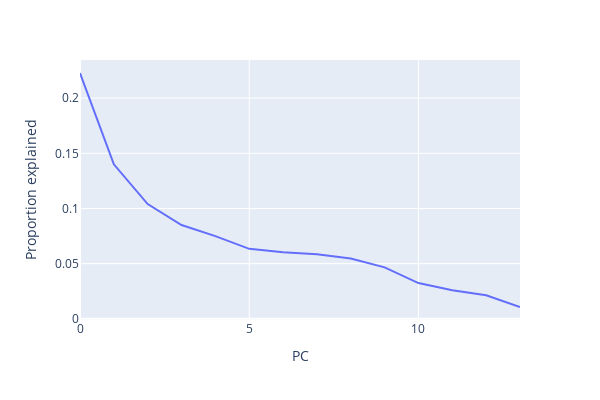

The notebook cell this image was saved under:
### Code cell
px.line(x=np.arange(14),
y=scree_data.iloc[range(14), :].loc[:, 'variability_explained'],
labels={"x": "PC",
"y": "Proportion explained"},
width=600, height=400)

### Figure 1 — Plotly figure (JSON) as saved in the notebook; plotly's stock layout.template omitted (floating-point values rounded to 4 significant figures)
{"data": [{"hovertemplate": "PC=%{x}<br>Proportion explained=%{y}<extra></extra>", "legendgroup": "", "line": {"color": "#636efa", "dash": "solid"}, "marker": {"symbol": "circle"}, "mode": "lines", "name": "", "orientation": "v", "showlegend": false, "type": "scatter", "x": [0, 1, 2, 3, 4, 5, 6, 7, 8, 9, 10, 11, 12, 13], "xaxis": "x", "y": [0.2228, 0.14, 0.104, 0.085, 0.0749, 0.0634, 0.0603, 0.0584, 0.0546, 0.0466, 0.0324, 0.0259, 0.0213, 0.0107], "yaxis": "y"}], "layout": {"height": 400, "legend": {"tracegroupgap": 0}, "margin": {"t": 60}, "width": 600, "xaxis": {"anchor": "y", "domain": [0, 1], "title": {"text": "PC"}}, "yaxis": {"anchor": "x", "domain": [0, 1], "title": {"text": "Proportion explained"}}}}
